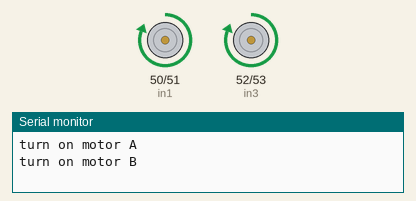
Simulated run of this sketch. Board: Arduino Mega 2560, built with avr-gcc and run on an emulated ATmega2560. Parts: motor-driver pin pairs drawn as motors (green arrow = first pin HIGH = forward, orange = second pin HIGH = backward, longer = more drive, scaled by the enable pin), the last lines printed to the serial monitor.

Above: at 1.0 s.
At 7.0 s:
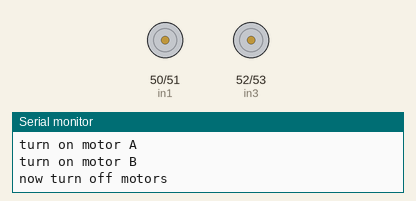
Timing chart, 0 to 15.6 s (numbered marks = the images above):
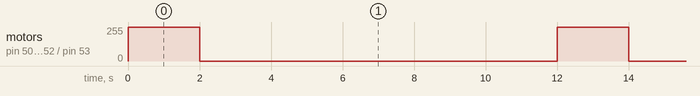

Measured:
- by itself, motor on pin 50 (in1) / pin 51 (in2), motor on pin 52 (in3) / pin 53 (in4): alternates forward 255/255 for 2.0 s and stopped for 10.0 s

The sketch:

L298M-MotorDriver.ino
```cpp
// connect motor controller pins to Arduino digital pins
// motor one
int enA = 6;
int in1 = 50;
int in2 = 51;
// motor two
int enB = 7;
int in3 = 52;
int in4 = 53;
void setup()
{
  // set all the motor control pins to outputs
//  pinMode(enA, OUTPUT);
  //pinMode(enB, OUTPUT);
  pinMode(in1, OUTPUT);
  pinMode(in2, OUTPUT);
  pinMode(in3, OUTPUT);
  pinMode(in4, OUTPUT);
  Serial.begin(9600);
}
void demoOne()
{
  // this function will run the motors in both directions at a fixed speed

  Serial.println("turn on motor A");
  digitalWrite(13, HIGH);
  digitalWrite(in1, HIGH);
  digitalWrite(in2, LOW);

  digitalWrite(13, LOW);

   //set speed to 200 out of possible range 0~255
  analogWrite(enA, 500);

  //delay(1000);
  Serial.println("turn on motor B");


  digitalWrite(13, HIGH);
  digitalWrite(in3, HIGH);
  digitalWrite(in4, LOW);
  // set speed to 200 out of possible range 0~255
  digitalWrite(13, LOW);
  analogWrite(enB, 500);

  delay(2000);

  Serial.println("now turn off motors");

  digitalWrite(in1, LOW);
  digitalWrite(in2, LOW);
  digitalWrite(in3, LOW);
  digitalWrite(in4, LOW);
  delay(10000);
}
void demoTwo()
{
  // this function will run the motors across the range of possible speeds
  // note that maximum speed is determined by the motor itself and the operating voltage
  // the PWM values sent by analogWrite() are fractions of the maximum speed possible
  // by your hardware
  // turn on motors
  digitalWrite(in1, LOW);
  digitalWrite(in2, HIGH);
  digitalWrite(in3, LOW);
  digitalWrite(in4, HIGH);
  // accelerate from zero to maximum speed
  for (int i = 0; i < 256; i++)
  {
      analogWrite(enB, i);
    analogWrite(enA, i);
    //analogWrite(enB, i);
    delay(20);
  }
  // decelerate from maximum speed to zero
  for (int i = 255; i >= 0; --i)
  {
    analogWrite(enB, i);
    analogWrite(enA, i);

    delay(20);
  }
  // now turn off motors
  digitalWrite(in1, LOW);
  digitalWrite(in2, LOW);
  digitalWrite(in3, LOW);
  digitalWrite(in4, LOW);
}
void loop()
{
  demoOne();
/*  delay(2000);
  Serial.println("Redoing. Waaaait! ");
  demoTwo();
  delay(1000);
*/
}
```
